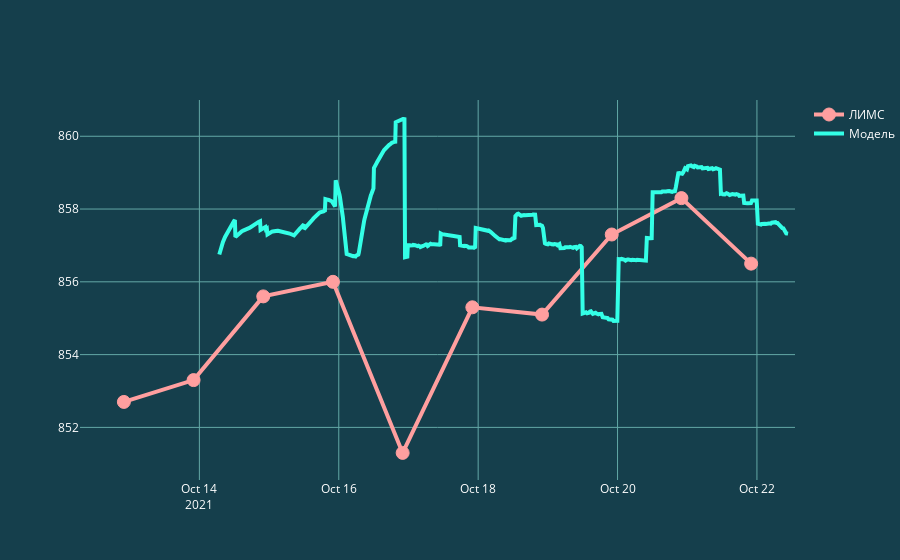

The cell this chart's notebook holds for it:
### Code cell
fig = go.Figure()

fig.add_trace(go.Scatter(x=lab.d.iloc[:10],
                         y=lab.v.iloc[:10],
                         mode='lines+markers',
                         name='ЛИМС',
                         marker_symbol='circle',
                         marker_line_color="#ff9f9f",
                         marker_color="#ff9f9f",
                         marker_line_width=1,
                         marker_size=13,
#                          marker_opacity=0.9,
                         line=dict(color='#ff9f9f', width=4)))

fig.add_trace(go.Scatter(x=model.d.iloc[2250:],
                         y=model.v.iloc[2250:],
                         mode='lines',
                         name='Модель',
                         marker_opacity=0.9,
                         line=dict(color='#33ffe6', width=4)))

fig.update_layout(
#     font_family="Courier New",
    font_color="white",
#     autosize=False,
#     width=1150,
#     height=480,
    margin=dict(r=0)
)

# fig.update_traces(line=dict(color='#ffd348', width=5))
fig.update_xaxes(visible=True, gridcolor='#63A8A6')
fig.update_yaxes(showgrid=True, gridwidth=1, gridcolor='#63A8A6')
fig.update_layout({'plot_bgcolor': '#153F4C', 'paper_bgcolor': '#153F4C'})

fig.show()

### Figure 1 — Plotly figure (JSON) as saved in the notebook; plotly's stock layout.template omitted (floating-point values rounded to 4 significant figures; data arrays with more than 128 entries replaced by an {"elided": "..."} marker saying what was removed)
{"data": [{"line": {"color": "#ff9f9f", "width": 4}, "marker": {"color": "#ff9f9f", "line": {"color": "#ff9f9f", "width": 1}, "size": 13, "symbol": "circle"}, "mode": "lines+markers", "name": "ЛИМС", "type": "scatter", "x": ["2021-10-21T22:00:00", "2021-10-20T22:00:00", "2021-10-19T22:00:00", "2021-10-18T22:00:00", "2021-10-17T22:00:00", "2021-10-16T22:00:00", "2021-10-15T22:00:00", "2021-10-14T22:00:00", "2021-10-13T22:00:00", "2021-10-12T22:00:00"], "y": [856.5, 858.3, 857.3, 855.1, 855.3, 851.3, 856, 855.6, 853.3, 852.7]}, {"line": {"color": "#33ffe6", "width": 4}, "marker": {"opacity": 0.9}, "mode": "lines", "name": "Модель", "type": "scatter", "x": {"elided": "1041 str values"}, "y": {"elided": "1041 float values"}}], "layout": {"font": {"color": "white"}, "margin": {"r": 0}, "paper_bgcolor": "#153F4C", "plot_bgcolor": "#153F4C", "xaxis": {"gridcolor": "#63A8A6", "visible": true}, "yaxis": {"gridcolor": "#63A8A6", "gridwidth": 1, "showgrid": true}}}
